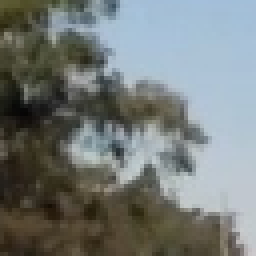
#> input picture data/non-vehicles/Extras/extra108.png, 64 x 64 px (shown 4 times larger)
$ jupyter execute --allow-errors detection.ipynb   (older library calls are emulated)   (text cells are left out)
#> lines starting #> are read from the running program, lines starting #| are printed output that depends on the picture; pictures that were not available may be replaced by others from this repository, and a replacement may not be noted
### lesson_functions.py
import matplotlib.image as mpimg
import numpy as np
import cv2
from skimage.feature import hog
import matplotlib.pyplot as plt
# Define a function to return HOG features and visualization
def get_hog_features(img, orient, pix_per_cell, cell_per_block,
                        vis=False, feature_vec=True):
    # Call with two outputs if vis==True
    if vis == True:
        features, hog_image = hog(img, orientations=orient,
                                  pixels_per_cell=(pix_per_cell, pix_per_cell),
                                  cells_per_block=(cell_per_block, cell_per_block),
                                  transform_sqrt=True,
                                  visualise=vis, feature_vector=feature_vec)
        return features, hog_image
    # Otherwise call with one output
    else:
        features = hog(img, orientations=orient,
                       pixels_per_cell=(pix_per_cell, pix_per_cell),
                       cells_per_block=(cell_per_block, cell_per_block),
                       transform_sqrt=True,
                       visualise=vis, feature_vector=feature_vec)
        return features

# Define a function to compute binned color features
def bin_spatial(img, size=(32, 32)):
    # Use cv2.resize().ravel() to create the feature vector
    features = cv2.resize(img, size).ravel()
    # Return the feature vector
    return features
# [7 lines of commented-out code are left out]
def color_hist(img, nbins=32, bins_range=(0, 256)):
    # Compute the histogram of the color channels separately
    channel1_hist = np.histogram(img[:,:,0], bins=nbins, range=bins_range)
    channel2_hist = np.histogram(img[:,:,1], bins=nbins, range=bins_range)
    channel3_hist = np.histogram(img[:,:,2], bins=nbins, range=bins_range)
    # Concatenate the histograms into a single feature vector
    hist_features = np.concatenate((channel1_hist[0], channel2_hist[0], channel3_hist[0]))
    # Return the individual histograms, bin_centers and feature vector
    return hist_features

def convert_color(img, color_space='YCrCb'):
    if color_space != 'RGB':
        if color_space == 'HSV':
            feature_image = cv2.cvtColor(img, cv2.COLOR_BGR2HSV)
        elif color_space == 'LUV':
            feature_image = cv2.cvtColor(img, cv2.COLOR_BGR2LUV)
        elif color_space == 'HLS':
            feature_image = cv2.cvtColor(img, cv2.COLOR_BGR2HLS)
        elif color_space == 'YUV':
            feature_image = cv2.cvtColor(img, cv2.COLOR_BGR2YUV)
        elif color_space == 'YCrCb':
            feature_image = cv2.cvtColor(img, cv2.COLOR_BGR2YCrCb)
    else: feature_image = np.copy(img)
    return feature_image
# Define a function to extract features from a single image window
# This function is very similar to extract_features()
# just for a single image rather than list of images
def single_img_features(img, color_space='RGB', spatial_size=(32, 32),
                        hist_bins=32, orient=9,
                        pix_per_cell=8, cell_per_block=2, hog_channel=0,
                        spatial_feat=True, hist_feat=True, hog_feat=True):
    #1) Define an empty list to receive features
    img_features = []
    #2) Apply color conversion if other than 'RGB'
    feature_image = convert_color(img, color_space)
    # if np.amax(img) > 10:
    #     img = img.astype(np.float32)/255
    #3) Compute spatial features if flag is set
    if spatial_feat == True:
        spatial_features = bin_spatial(feature_image, size=spatial_size)
        #4) Append features to list
        img_features.append(spatial_features)
    #5) Compute histogram features if flag is set
    if hist_feat == True:
        hist_features = color_hist(feature_image, nbins=hist_bins)
        #6) Append features to list
        img_features.append(hist_features)
    #7) Compute HOG features if flag is set
    if hog_feat == True:
        if hog_channel == 'ALL':
            hog_features = []
            for channel in range(feature_image.shape[2]):
                hog_features.extend(get_hog_features(feature_image[:,:,channel],
                                    orient, pix_per_cell, cell_per_block,
                                    vis=False, feature_vec=True))
        else:
            hog_features = get_hog_features(feature_image[:,:,hog_channel], orient,
                        pix_per_cell, cell_per_block, vis=False, feature_vec=True)
        #8) Append features to list
        img_features.append(hog_features)

    #9) Return concatenated array of features
    return np.concatenate(img_features)

# Define a function to extract features from a list of images
# Have this function call bin_spatial() and color_hist()
def extract_features(imgs, color_space='RGB', spatial_size=(32, 32),
                        hist_bins=32, orient=9,
                        pix_per_cell=8, cell_per_block=2, hog_channel=0,
                        spatial_feat=True, hist_feat=True, hog_feat=True):
    # Create a list to append feature vectors to
    features = []
    # Iterate through the list of images
    for file in imgs:

        # img = plt.imread(file)
        img = cv2.imread(file)
        file_features = single_img_features(img, color_space=color_space, spatial_size=spatial_size,
                        hist_bins=hist_bins, orient=orient,
                        pix_per_cell=pix_per_cell, cell_per_block=cell_per_block, hog_channel=hog_channel,
                        spatial_feat=spatial_feat, hist_feat=hist_feat, hog_feat=hog_feat)
        features.append(file_features)
        # argument
        img=cv2.flip(img,1)

        file_features = single_img_features(img, color_space=color_space, spatial_size=spatial_size,
                        hist_bins=hist_bins, orient=orient,
                        pix_per_cell=pix_per_cell, cell_per_block=cell_per_block, hog_channel=hog_channel,
                        spatial_feat=spatial_feat, hist_feat=hist_feat, hog_feat=hog_feat)
        features.append(file_features)
    # Return list of feature vectors
    return features

# Define a function that takes an image,
# start and stop positions in both x and y,
# window size (x and y dimensions),
# and overlap fraction (for both x and y)
def slide_window(img, x_start_stop=[None, None], y_start_stop=[None, None],
                    xy_window=(64, 64), xy_overlap=(0.5, 0.5)):
    # If x and/or y start/stop positions not defined, set to image size
    if x_start_stop[0] == None:
        x_start_stop[0] = 0
    if x_start_stop[1] == None:
        x_start_stop[1] = img.shape[1]
    if y_start_stop[0] == None:
        y_start_stop[0] = 0
    if y_start_stop[1] == None:
        y_start_stop[1] = img.shape[0]
    # Compute the span of the region to be searched
    xspan = x_start_stop[1] - x_start_stop[0]
    yspan = y_start_stop[1] - y_start_stop[0]
    # Compute the number of pixels per step in x/y
    nx_pix_per_step = np.int(xy_window[0]*(1 - xy_overlap[0]))
    ny_pix_per_step = np.int(xy_window[1]*(1 - xy_overlap[1]))
    # Compute the number of windows in x/y
    nx_buffer = np.int(xy_window[0]*(xy_overlap[0]))
    ny_buffer = np.int(xy_window[1]*(xy_overlap[1]))
    nx_windows = np.int((xspan-nx_buffer)/nx_pix_per_step)
    ny_windows = np.int((yspan-ny_buffer)/ny_pix_per_step)
    # Initialize a list to append window positions to
    window_list = []
    # Loop through finding x and y window positions
    # Note: you could vectorize this step, but in practice
    # you'll be considering windows one by one with your
    # classifier, so looping makes sense
    for ys in range(ny_windows):
        for xs in range(nx_windows):
            # Calculate window position
            startx = xs*nx_pix_per_step + x_start_stop[0]
            endx = startx + xy_window[0]
            starty = ys*ny_pix_per_step + y_start_stop[0]
            endy = starty + xy_window[1]

            # Append window position to list
            window_list.append(((startx, starty), (endx, endy)))
    # Return the list of windows
    return window_list

# Define a function to draw bounding boxes
# [9 lines left out: function draw_boxes, not called in this run]


def showImg(image):
    plt.imshow(cv2.cvtColor(image, cv2.COLOR_BGR2RGB))
    plt.show()


### detection.ipynb
[cell 1]
# Histogram of Oriented Gradients (HOG)

# 1. Explain how (and identify where in your code) you extracted HOG features from the training images.

# I started by reading in all the vehicle and non-vehicle images.
# Here is an example of one of each of the vehicle and non-vehicle classes:

# read in data
import matplotlib.image as mpimg
import matplotlib.pyplot as plt
import numpy as np
import cv2
import glob
#from skimage.feature import hog
#from skimage import color, exposure
# images are divided up into vehicles and non-vehicles

def readVehicleList(name):
    carlist = []
    images = glob.glob('data/'+name+'/**/*.png', recursive=True)
    for file in images:
        carlist.append(file)

    return carlist

cars = readVehicleList('vehicles')
notcars = readVehicleList('non-vehicles')

# Reduce the sample size because
# The quiz evaluator times out after 13s of CPU time
# sample_size = 500
# cars = cars[0:sample_size]
# notcars = notcars[0:sample_size]

# Define a function to return some characteristics of the dataset
def data_look(car_list, notcar_list):
    data_dict = {}
    # Define a key in data_dict "n_cars" and store the number of car images
    data_dict["n_cars"] = len(car_list)
    # Define a key "n_notcars" and store the number of notcar images
    data_dict["n_notcars"] = len(notcar_list)
    # Read in a test image, either car or notcar
    example_img = mpimg.imread(car_list[0])
    # Define a key "image_shape" and store the test image shape 3-tuple
    data_dict["image_shape"] = example_img.shape
    # Define a key "data_type" and store the data type of the test image.
    data_dict["data_type"] = example_img.dtype
    # Return data_dict
    return data_dict

#> (the rest of this cell did not finish here and is left out)

[cell 2]
# I then explored different color spaces and different skimage.hog() parameters
# (orientations, pixels_per_cell, and cells_per_block).
# I grabbed random images from each of the two classes and displayed them
# to get a feel for what the skimage.hog() output looks like.
from lesson_functions import *
# import lesson_functions as LF

def get_rand_img_hog(color_space, cars, orient, pix_per_cell, cell_per_block):
    # Generate a random index to look at a car image
    ind = np.random.randint(0, len(cars))
    # Read in the image
    image = cv2.imread(cars[ind])
    feature_image = convert_color(image, color_space)
#     gray = cv2.cvtColor(image, cv2.COLOR_RGB2GRAY)
    # Call our function with vis=True to see an image output
    result = []
    for i in range(3):
        features, hog_image = get_hog_features(feature_image[:,:,i], orient,
                                pix_per_cell, cell_per_block,
                                vis=True, feature_vec=False)
        result.append(hog_image)
    return result, image
# Define HOG parameters
orient = 9
pix_per_cell = 8
cell_per_block = 2

#> (the rest of this cell did not finish here and is left out)

[cell 3]
# 2. Explain how you settled on your final choice of HOG parameters.
# I tried various combinations of parameters
from sklearn.preprocessing import StandardScaler

### TODO: Tweak these parameters and see how the results change.
color_space = 'YCrCb' # Can be RGB, HSV, LUV, HLS, YUV, YCrCb
orient = 9  # HOG orientations
pix_per_cell = 8 # HOG pixels per cell
cell_per_block = 2 # HOG cells per block
hog_channel = 'ALL' # Can be 0, 1, 2, or "ALL"
spatial_size = (16, 16) # Spatial binning dimensions
hist_bins = 32    # Number of histogram bins
spatial_feat = True # Spatial features on or off
hist_feat = True # Histogram features on or off
hog_feat = True # HOG features on or off

car_features = extract_features(cars, color_space=color_space,
                        spatial_size=spatial_size, hist_bins=hist_bins,
                        orient=orient, pix_per_cell=pix_per_cell,
                        cell_per_block=cell_per_block,
                        hog_channel=hog_channel, spatial_feat=spatial_feat,
                        hist_feat=hist_feat, hog_feat=hog_feat)
print ('Car samples: ', len(car_features))

notcar_features = extract_features(notcars, color_space=color_space,
                        spatial_size=spatial_size, hist_bins=hist_bins,
                        orient=orient, pix_per_cell=pix_per_cell,
                        cell_per_block=cell_per_block,
                        hog_channel=hog_channel, spatial_feat=spatial_feat,
                        hist_feat=hist_feat, hog_feat=hog_feat)
#> call 2 of extract_features, with color_space = 'YCrCb', spatial_size = (16, 16), hist_bins = 32, orient = 9, pix_per_cell = 8, cell_per_block = 2, hog_channel = 'ALL', spatial_feat = True
#> in extract_features, img is the input picture: shape (64, 64, 3); mean B, G, R 120.8, 122.7, 116.9
#> in convert_color, `feature_image = cv2.cvtColor(img, cv2.COLOR_BGR2YCrCb)`: feature_image: shape (64, 64, 3); mean of channels 0, 1, 2 120.7, 125.3, 128
#> in bin_spatial, `features = cv2.resize(img, size).ravel()`: features = 768 values, max 200 at index 717, min 16 at index 339, mean 124.5
#> in single_img_features, `spatial_features = bin_spatial(feature_image, size=spatial_size)`: spatial_features has the same summary as features in bin_spatial
#> in color_hist, `hist_features = np.concatenate((channel1_hist[0], channel2_hist[0], ch..`: hist_features = 96 values, max 1803 at index 48, min 0 at index 26, mean 128
#> after the loop in single_img_features, `for channel in range(feature_image.shape[2]):`: hog_features = 5292 values, max 0.551 at index 455, min 0 at index 136, mean 0.126
#> in extract_features (call 2), `file_features = single_img_features(img, color_space=color_space, spat..`: file_features = 6156 values, max 1803 at index 816, min 0 at index 794, mean 17.64
#> in extract_features (call 2), `img=cv2.flip(img,1)`:
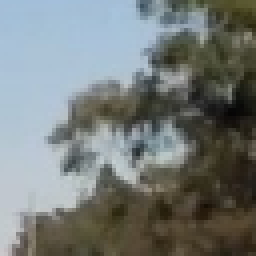
#> img: shape (64, 64, 3) (shown 4 times larger); mean B, G, R 120.8, 122.7, 116.9
#> in convert_color (call 2), `feature_image = cv2.cvtColor(img, cv2.COLOR_BGR2YCrCb)`: feature_image: shape (64, 64, 3); mean of channels 0, 1, 2 120.7, 125.3, 128
#> pass 2 of the loop in extract_features, `for file in imgs:`:
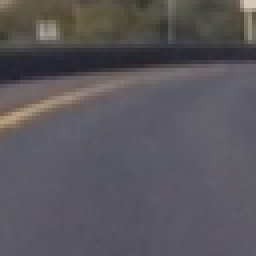
#> input picture data/non-vehicles/Extras/extra1173.png, 64 x 64 px (shown 4 times larger)
#> in extract_features, img is the input picture: shape (64, 64, 3); mean B, G, R 91.9, 86.2, 89.4
#> feature_image: shape (64, 64, 3); mean of channels 0, 1, 2 87.8, 129.2, 130.3
#> file_features = 6156 values, max 3233 at index 816, min 0 at index 768, mean 16.56
#> in extract_features (call 2), `img=cv2.flip(img,1)`:
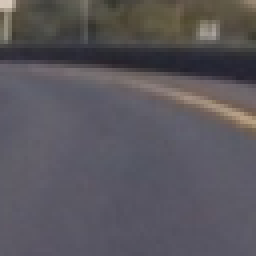
#> img: shape (64, 64, 3) (shown 4 times larger); mean B, G, R 91.9, 86.2, 89.4
#> feature_image: shape (64, 64, 3); mean of channels 0, 1, 2 87.8, 129.2, 130.3
#> notcar_features = 6 items
print ('Notcar samples: ', len(notcar_features))
#| Notcar samples:  6

if len(car_features) > 0:
    # Create an array stack of feature vectors
    X = np.vstack((car_features, notcar_features)).astype(np.float64)
    # Fit a per-column scaler
    X_scaler = StandardScaler().fit(X)
    # Apply the scaler to X
    scaled_X = X_scaler.transform(X)

    # Define the labels vector
    y = np.hstack((np.ones(len(car_features)), np.zeros(len(notcar_features))))

    car_ind = np.random.randint(0, len(cars))
    # Plot an example of raw and scaled features
    fig = plt.figure(figsize=(12,4))
    plt.subplot(131)
    plt.imshow(mpimg.imread(cars[car_ind]))
    plt.title('Original Image')
    plt.subplot(132)
    plt.plot(X[car_ind])
    plt.title('Raw Features')
    plt.subplot(133)
    plt.plot(scaled_X[car_ind])
    plt.title('Normalized Features')
    fig.tight_layout()
else:
    print('Your function only returns empty feature vectors...')

[cell 4]
# 3. Describe how (and identify where in your code) you trained a classifier
# using your selected HOG features (and color features if you used them).
# I trained a linear SVM
from sklearn import svm
from sklearn.model_selection import GridSearchCV
from sklearn.svm import LinearSVC
import time
from sklearn.model_selection import train_test_split

# Split up data into randomized training and test sets
rand_state = np.random.randint(0, 100)
#> (the rest of this cell did not finish here and is left out)

#> (a cell that did not finish here is left out)

[cell 6]
from scipy.ndimage.measurements import label
def showImg(image):
    plt.imshow(cv2.cvtColor(image, cv2.COLOR_BGR2RGB))
    plt.show()

def predictImg(image, display = False):
    # Define a function you will pass an image
    # and the list of windows to be searched (output of slide_windows())
    # [33 lines left out: function search_windows, not called in this run]

    draw_image = np.copy(image)

    # Uncomment the following line if you extracted training
    # data from .png images (scaled 0 to 1 by mpimg) and the
    # image you are searching is a .jpg (scaled 0 to 255)
    #image = image.astype(np.float32)/255

    y_start_stop = [400, 650] # Min and max in y to search in slide_window()

#     windows = slide_window(image, x_start_stop=[None, None], y_start_stop=y_start_stop,
#                         xy_window=(96, 96), xy_overlap=(0.5, 0.5))
    windows = slide_window(image, x_start_stop=[None, None], y_start_stop=[400, 640],
                    xy_window=(96, 96), xy_overlap=(0.75, 0.75))

    hot_windows = search_windows(image, windows, svc, X_scaler, color_space=color_space,
                            spatial_size=spatial_size, hist_bins=hist_bins,
                            orient=orient, pix_per_cell=pix_per_cell,
                            cell_per_block=cell_per_block,
                            hog_channel=hog_channel, spatial_feat=spatial_feat,
                            hist_feat=hist_feat, hog_feat=hog_feat)

    window_img = draw_boxes(draw_image, hot_windows, color=(0, 0, 255), thick=6)
    if display:
        showImg(window_img)
#         plt.imshow(window_img)
    return hot_windows


filename = 'test_images/test6.jpg'
#> filename = 'test_images/test6.jpg'
# image = mpimg.imread(filename)
image = cv2.imread(filename)
# image = mpimg.imread(X_test)
#> (the rest of this cell did not finish here and is left out)


[cell 7]
# 2. Describe how (and identify where in your code) you implemented some kind of filter for false positives
# and some method for combining overlapping bounding boxes.
# I recorded the positions of positive detections in each frame of the video.
# From the positive detections I created a heatmap and then thresholded that map to identify vehicle positions.
# I then used scipy.ndimage.measurements.label() to identify individual blobs in the heatmap.
# I then assumed each blob corresponded to a vehicle.
# I constructed bounding boxes to cover the area of each blob detected.

# [70 lines left out: function detectHeat, not called in this run]

# list of boxes for one of the images shown above

# Read in image similar to one shown above
# image = mpimg.imread(filename)
# Here's an example result showing the heatmap from a series of frames of video,
# the result of scipy.ndimage.measurements.label()
# and the bounding boxes then overlaid on the last frame of video:

# Here are six frames and their corresponding heatmaps:
#> (the rest of this cell did not finish here and is left out)

[cell 8]
def pipelineImg(image, display = False):
    hot_windows = predictImg(image, display)
    return detectHeat(image, hot_windows, display)

import os
directory = 'test_images/'

#> (the rest of this cell did not finish here and is left out)

[cell 9]
import os
from collections import deque
# Video Implementation
# 1. Provide a link to your final video output.
# Your pipeline should perform reasonably well on the entire project video (somewhat wobbly
# or unstable bounding boxes are ok as long as you are identifying the vehicles most of the
# with minimal false positives.)
#pipeline for each image


def getOutputName(path, post):
    extension = os.path.splitext(path)[-1]
    N = len(extension)
    return path[:-N]+'_'+post+extension

# [34 lines left out: functions calcCenter, calcDistance, checkBbox, getRight, not called in this run]

def pipelineVid(videoPath):
    cap = cv2.VideoCapture(videoPath)
    width = int(cap.get(3))   # float
    height = int(cap.get(4))
    # Define the codec and create VideoWriter object
    fourcc = cv2.VideoWriter_fourcc(*'MP4V')
    # filename
    outputfile = getOutputName(videoPath, 'out')
    out = cv2.VideoWriter(outputfile,fourcc, 20.0, (width,height))
    print(videoPath, outputfile)
    cnt = 0
    carlist = []
#     bboxlist = []
    maxlen = 8
    history = deque(maxlen = maxlen)

    while(cap.isOpened()):
        ret, frame = cap.read()

        if ret==True:
            cnt += 1
# [5 lines of commented-out code are left out]
            hot_windows = predictImg(frame)


            history_list = list(history)
#             print(len(history_list))
#             print(history_list)

#             print(history_list[0])

            bboxes = getRight(hot_windows)
            draw_img, bboxes, heatmap =  detectHeat(frame, bboxes, history_list, 1, False)
#             cv2.imshow('',draw_img)
#             plt.show()
#             print(heatmap)

            history.append(heatmap)

#             bboxes = getRight(bboxes)
#             for bbox in bboxes:

#                 # Draw the box on the image
#                 cv2.rectangle(frame, bbox[0], bbox[1], (0,0,255), 6)
            # write the flipped frame
            out.write(draw_img)

            print(cnt, end='\r')
#             cv2.imshow('frame',frame)
            if cv2.waitKey(1) & 0xFF == ord('q'):
                break
#             if cnt >= 20*30:
#                 break
        else:
            break

    print(cnt)
    # Release everything if job is finished
    cap.release()
    out.release()
    cv2.destroyAllWindows()


#> (the rest of this cell did not finish here and is left out)

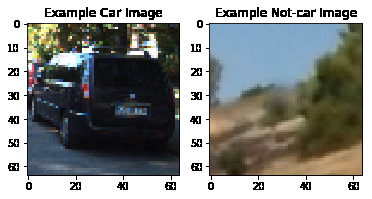
#> input picture writeup_img/car_nocar.png, 372 x 199 px, given in place of project_video.mp4, which was not available
#> in pipelineVid, frame is the input picture: shape (199, 372, 3); mean B, G, R 135.9, 138.6, 135.8
# %time pipelineVid('test_video.mp4')

# Here's a link to my video result
